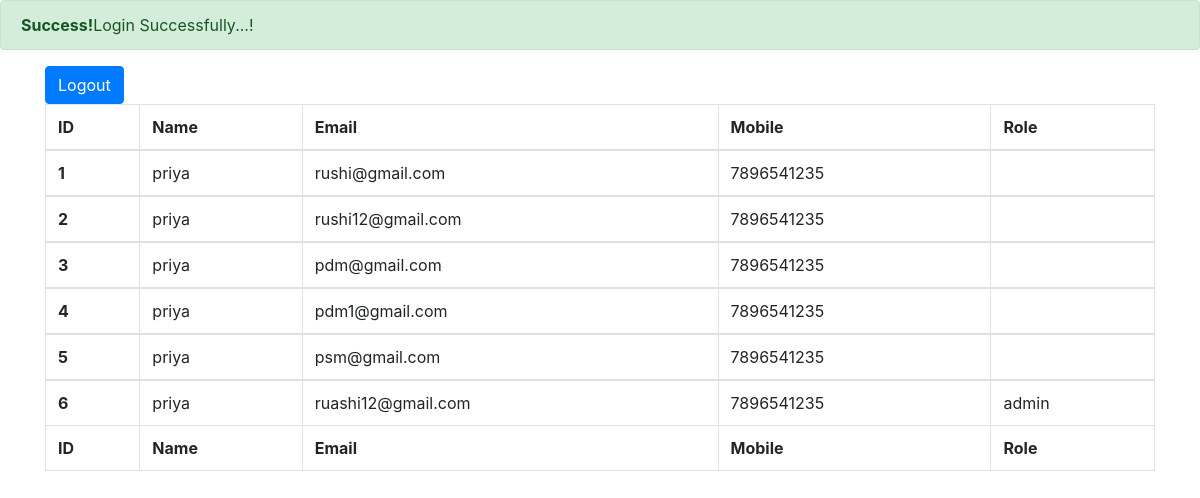
/test/dashboard.php (signed in), run on the app's committed database.
### tables this page shows
CREATE TABLE `users` (
  `uid` bigint(20) NOT NULL,
  `name` varchar(255) DEFAULT NULL,
  `email` varchar(255) DEFAULT NULL,
  `mobile` varchar(255) DEFAULT NULL,
  `password` varchar(255) NOT NULL,
  `role` varchar(255) DEFAULT NULL
);

### test/dashboard.php (the view, shortened to what this page needs)
<?php
   if(isset($_SESSION['flash_message'])) {
    $message = $_SESSION['flash_message'];
    echo $message;
}
?>
<!DOCTYPE html>
<html lang="en">
<head>
    <link href="https://stackpath.bootstrapcdn.com/bootstrap/4.3.1/css/bootstrap.min.css" rel="stylesheet">
</head>
<body>
    <div class="container">
        <div class="row">
            <div class="col-lg-12">
                    <a href="logout.php" class="btn btn-primary">Logout</a>
<div class="table-responsive">
<table class="table table-bordered" id="dataTable" width="100%" cellspacing="0">
<thead>
<tr>
<th>ID</th>
<th>Name</th>
<th>Email</th>
<th>Mobile</th>
<th>Role</th>
</tr>
</thead>
<tfoot>
<tr>
<th>ID</th>
<th>Name</th>
<th>Email</th>
<th>Mobile</th>
<th>Role</th>
</tr>
</tfoot>
<?php
$servername = "localhost";
$username = "root";
$password = "";
$dbname = "sample";
$conn = new mysqli($servername, $username, $password, $dbname);
$sql = 'SELECT * from users';
$result = mysqli_query($conn, $sql);
if (mysqli_num_rows($result) > 0) {
$i=1;
while($row = mysqli_fetch_assoc($result)) { ?>
<tbody>
<tr>
<th>
<?php echo $i++; ?>
</th>
<td>
<?php echo $row['name']; ?>
</td>
<td>
<?php echo $row['email']; ?>
</td>
<td>
<?php echo $row['mobile']; ?>
</td>
<td>
<?php echo $row['role']; ?>
</td>
</tr>
</tbody>
<?php
}
} else {
echo '0 results';
}
?>
</table>
    </div>
      </div>
         </div>
            </div>
</body>
</html>

### data on the page
users: name "priya", email "rushi@gmail.com", mobile "7896541235"
users: name "priya", email "rushi12@gmail.com", mobile "7896541235"
users: name "priya", email "pdm@gmail.com", mobile "7896541235"
users: name "priya", email "pdm1@gmail.com", mobile "7896541235"
users: name "priya", email "psm@gmail.com", mobile "7896541235"
users: name "priya", email "ruashi12@gmail.com", mobile "7896541235", role "admin"

### other printed values
$message "Success! Login Successfully...!"
